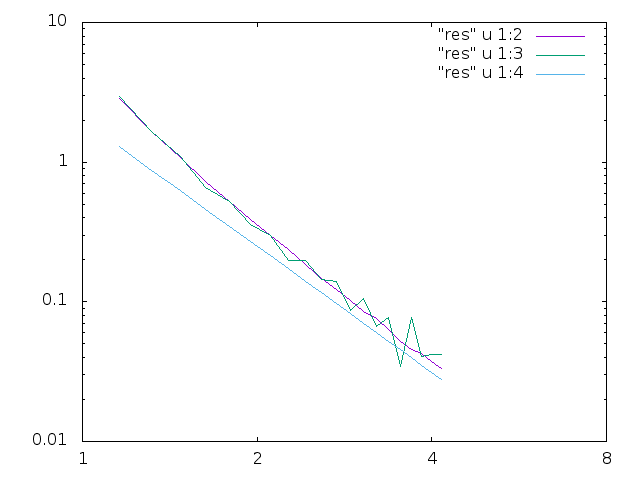

Write the gnuplot code that produced this figure.
set term png
set output "cubes.png"


set logscale x 2
set logscale y 

p "res" u 1:2 w l, "res" u 1:3 w l, "res" u 1:4 w l
